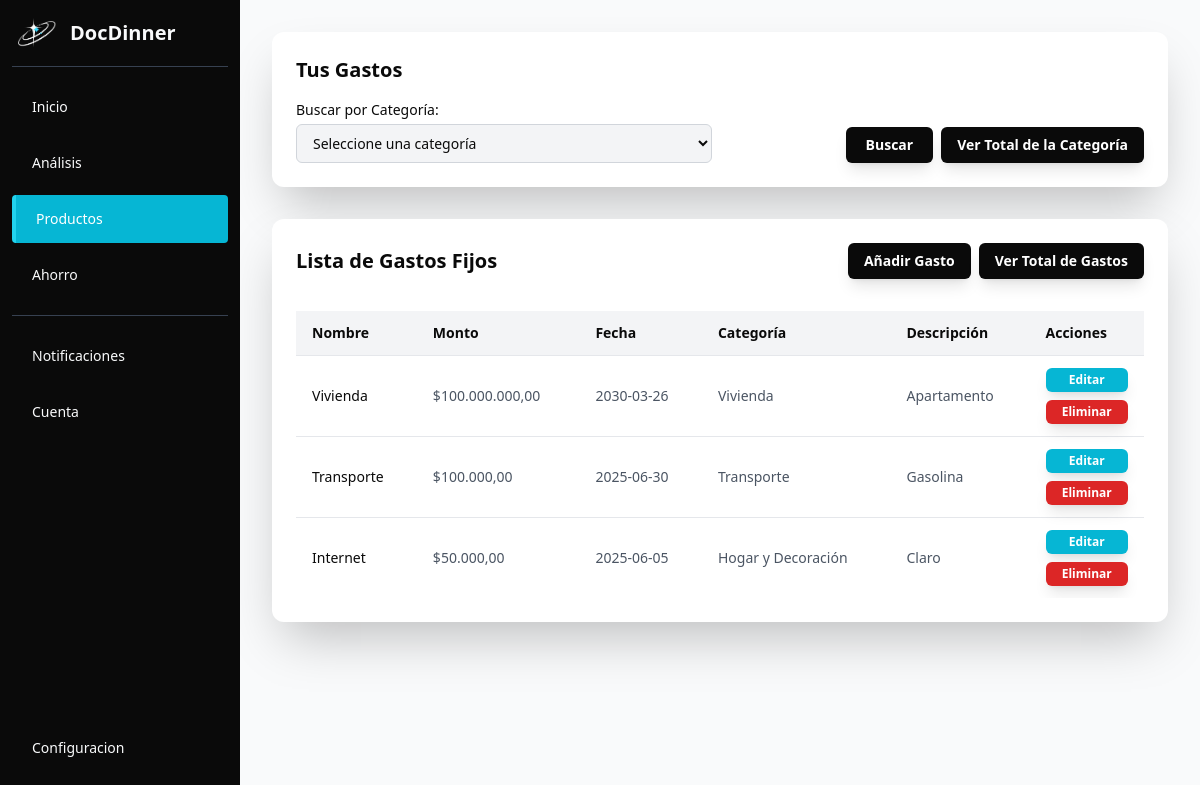
The page /index.php?ruta=main&modulo=productos (signed in) on the database its author committed.
### tables this page shows
CREATE TABLE `gastos_fijos` (
  `id` int(11) NOT NULL,
  `usuario_id` int(11) NOT NULL,
  `nombre_gasto` varchar(100) NOT NULL,
  `monto` decimal(20,2) NOT NULL,
  `fecha` date DEFAULT NULL,
  `categoria` varchar(50) DEFAULT NULL,
  `descripcion` text DEFAULT NULL,
  `created_at` timestamp NOT NULL DEFAULT current_timestamp()
);

### modulos/productos/controlador.php (called while the page is built, shortened)
<?php
include 'modulos/productos/modelo.php';
class ProductosController {
    private $productoModel;
    public function __construct($db) {
        $this->productoModel = new Producto($db);
    }
    public function productos() {
        $id_usuario = $_SESSION['usuario_id'] ?? null;
        $gastos = $this->productoModel->obtenerTodosPorUsuario($id_usuario);
        include 'modulos/productos/vista/productos.php';
    }
}
?>

### main/controlador.php (called while the page is built, shortened)
<?php
class MainController {
    public function main() {
        include 'main/vista/main.php';
    }
}
?>

### modulos/productos/modelo.php (called while the page is built, shortened)
<?php
class Producto{
    private $conn;
    public function __construct($db){
        $this->conn = $db;
    }
    public function obtenerTodosPorUsuario($id_usuario) {
        $sql = "SELECT * FROM gastos_fijos WHERE usuario_id = :usuario_id ORDER BY fecha DESC";
        $stmt = $this->conn->prepare($sql);
            $stmt->execute([
                ':usuario_id' => $id_usuario
            ]);
        return $stmt->fetchAll(PDO::FETCH_ASSOC);
    }
}
?>

### modulos/productos/vista/productos.php (the view, shortened to what this page needs)
<div class="bg-neutral-50 min-h-screen text-neutral-950 p-4 md:p-8">
  <main class="mx-auto space-y-8">
    <div class="rounded-xl bg-white p-6 shadow-2xl">
      <h2 class="text-xl font-semibold mb-4">Tus Gastos</h2>
      <form method="POST" class="grid grid-cols-1 md:grid-cols-2 gap-4 items-end">
        <div>
          <label for="categoria" class="block text-sm font-medium">Buscar por Categoría:</label>
          <select id="categoria" name="categoria" required class="mt-1 block w-full rounded-md bg-gray-100 border border-gray-300 py-2 pl-3 pr-10 focus:border-cyan-500 focus:outline-none focus:ring-primary sm:text-sm">
            <option value="">Seleccione una categoría</option>
          </select>
        </div>
        <div class="flex justify-end gap-2">
          <button type="submit" name="buscar_categoria" class="rounded-md bg-neutral-950 px-5 py-2 text-sm font-semibold text-white shadow-lg hover:bg-cyan-500 transition">Buscar</button>
          <button type="submit" name="ver_total_categoria" class="rounded-md bg-neutral-950 px-4 py-2 text-sm font-semibold text-white shadow-lg hover:bg-cyan-500 transition">Ver Total de la Categoría</button>
        </div>
      </form>
    </div>
    <div class="rounded-xl bg-white p-6 shadow-2xl">
      <div class="flex flex-col sm:flex-row sm:items-center sm:justify-between">
        <h2 class="text-xl font-semibold">Lista de Gastos Fijos</h2>
        <div class="flex items-center gap-2">
          <button data-modal-target="modal-crear-gasto" data-modal-toggle="modal-crear-gasto" class="rounded-md bg-neutral-950 px-4 py-2 text-sm font-semibold text-white shadow-lg hover:bg-cyan-500 transition">
            Añadir Gasto
          </button>
          <form method="POST">
            <button type="submit" name="ver_total" class="rounded-md bg-neutral-950 px-4 py-2 text-sm font-semibold text-white shadow-lg hover:bg-cyan-500 transition">Ver Total de Gastos</button>
          </form>
        </div>
      </div>
      <div class="mt-8 overflow-x-auto">
        <table class="min-w-full divide-y divide-gray-200">
          <thead class="bg-gray-100">
            <tr>
              <th class="px-4 py-3 text-left text-sm font-semibold">Nombre</th>
              <th class="px-4 py-3 text-left text-sm font-semibold">Monto</th>
              <th class="px-4 py-3 text-left text-sm font-semibold">Fecha</th>
              <th class="px-4 py-3 text-left text-sm font-semibold">Categoría</th>
              <th class="px-4 py-3 text-left text-sm font-semibold">Descripción</th>
              <th class="px-4 py-3 text-left text-sm font-semibold">Acciones</th>
            </tr>
          </thead>
          <tbody class="divide-y divide-gray-200">
            <?php foreach ($gastos as $gasto): ?>
              <tr>
                <td class="whitespace-nowrap px-4 py-3 text-sm font-medium text-neutral-950"><?= htmlspecialchars($gasto['nombre_gasto']) ?></td>
                <td class="whitespace-nowrap px-4 py-3 text-sm text-gray-600">$<?= number_format($gasto['monto'], 2, ',', '.') ?></td>
                <td class="whitespace-nowrap px-4 py-3 text-sm text-gray-600"><?= htmlspecialchars($gasto['fecha']) ?></td>
                <td class="whitespace-nowrap px-4 py-3 text-sm text-gray-600"><?= htmlspecialchars($gasto['categoria']) ?></td>
                <td class="px-4 py-3 text-sm text-gray-600"><?= htmlspecialchars($gasto['descripcion']) ?></td>
                <td class="whitespace-nowrap px-4 py-3 text-sm text-gray-600">
                  <div class="flex flex-col gap-2">
                    <button data-modal-toggle="editar-modal-<?= $gasto['id'] ?>" class="rounded-md bg-cyan-500 px-2 py-1 text-xs font-semibold text-white shadow-lg hover:opacity-90 transition">
                      Editar
                    </button>
                    <a href="index.php?ruta=main&modulo=productos&accion=eliminar&id=<?= $gasto['id'] ?>" class="rounded-md bg-red-600 px-2 py-1 text-xs font-semibold text-white shadow-lg hover:bg-red-500 transition text-center" onclick="return confirm('¿Está seguro de eliminar este gasto?')">
                      Eliminar
                    </a>
                  </div>
                </td>
              </tr>
            <?php endforeach; ?>
          </tbody>
        </table>
      </div>
    </div>
  </main>
</div>

### rows shown on the page
gastos_fijos: nombre_gasto "Vivienda", monto "100.000.000,00", fecha "2030-03-26", categoria "Vivienda", descripcion "Apartamento"
gastos_fijos: nombre_gasto "Transporte", monto "100.000,00", fecha "2025-06-30", categoria "Transporte", descripcion "Gasolina"
gastos_fijos: nombre_gasto "Internet", monto "50.000,00", fecha "2025-06-05", categoria "Hogar y Decoración", descripcion "Claro"
